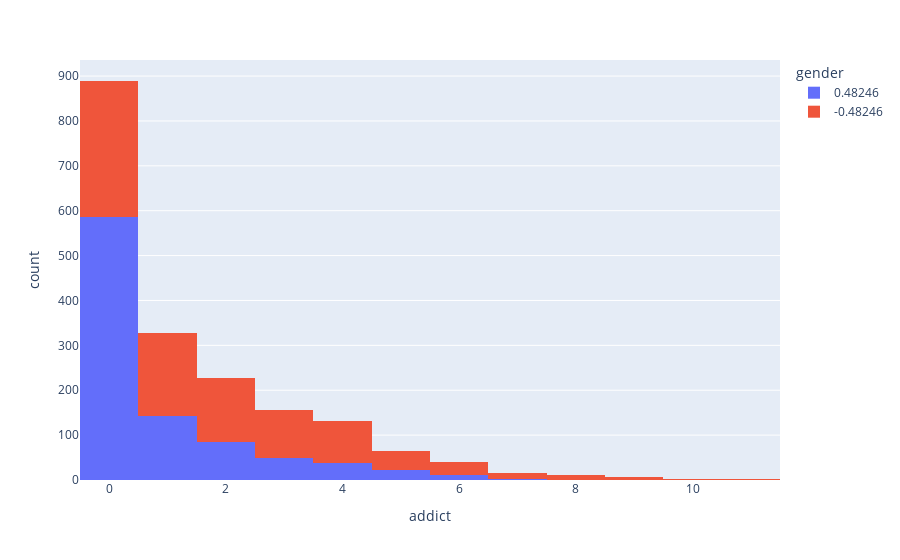

This figure's notebook cell:
### Code cell
addict_hist = px.histogram(drugs, x = "addict", color='gender')
addict_hist.show()

### Figure 1 — Plotly figure (JSON) as saved in the notebook; plotly's stock layout.template omitted (floating-point values rounded to 4 significant figures; data arrays with more than 128 entries replaced by an {"elided": "..."} marker saying what was removed)
{"data": [{"alignmentgroup": "True", "bingroup": "x", "hovertemplate": "gender=0.48246<br>addict=%{x}<br>count=%{y}<extra></extra>", "legendgroup": "0.48246", "marker": {"color": "#636efa"}, "name": "0.48246", "offsetgroup": "0.48246", "orientation": "v", "showlegend": true, "type": "histogram", "x": {"elided": "937 int values"}, "xaxis": "x", "yaxis": "y"}, {"alignmentgroup": "True", "bingroup": "x", "hovertemplate": "gender=-0.48246<br>addict=%{x}<br>count=%{y}<extra></extra>", "legendgroup": "-0.48246", "marker": {"color": "#EF553B"}, "name": "-0.48246", "offsetgroup": "-0.48246", "orientation": "v", "showlegend": true, "type": "histogram", "x": {"elided": "940 int values"}, "xaxis": "x", "yaxis": "y"}], "layout": {"autosize": true, "barmode": "relative", "legend": {"title": {"text": "gender"}, "tracegroupgap": 0}, "margin": {"t": 60}, "xaxis": {"anchor": "y", "autorange": true, "domain": [0, 1], "range": [-0.5, 11.5], "title": {"text": "addict"}, "type": "linear"}, "yaxis": {"anchor": "x", "autorange": true, "domain": [0, 1], "range": [0, 935.8], "title": {"text": "count"}}}}
